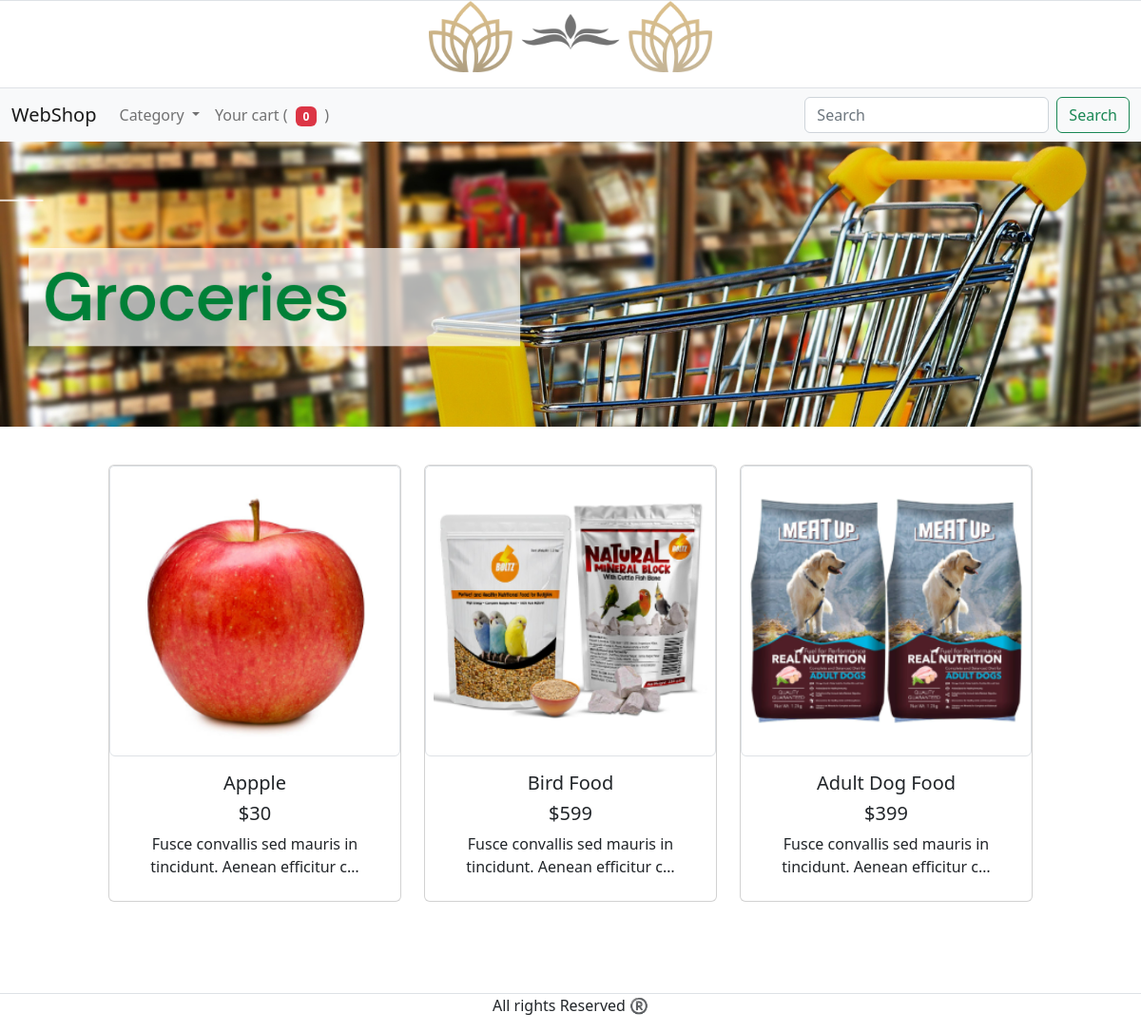
The app's page /primary/2/, older data.
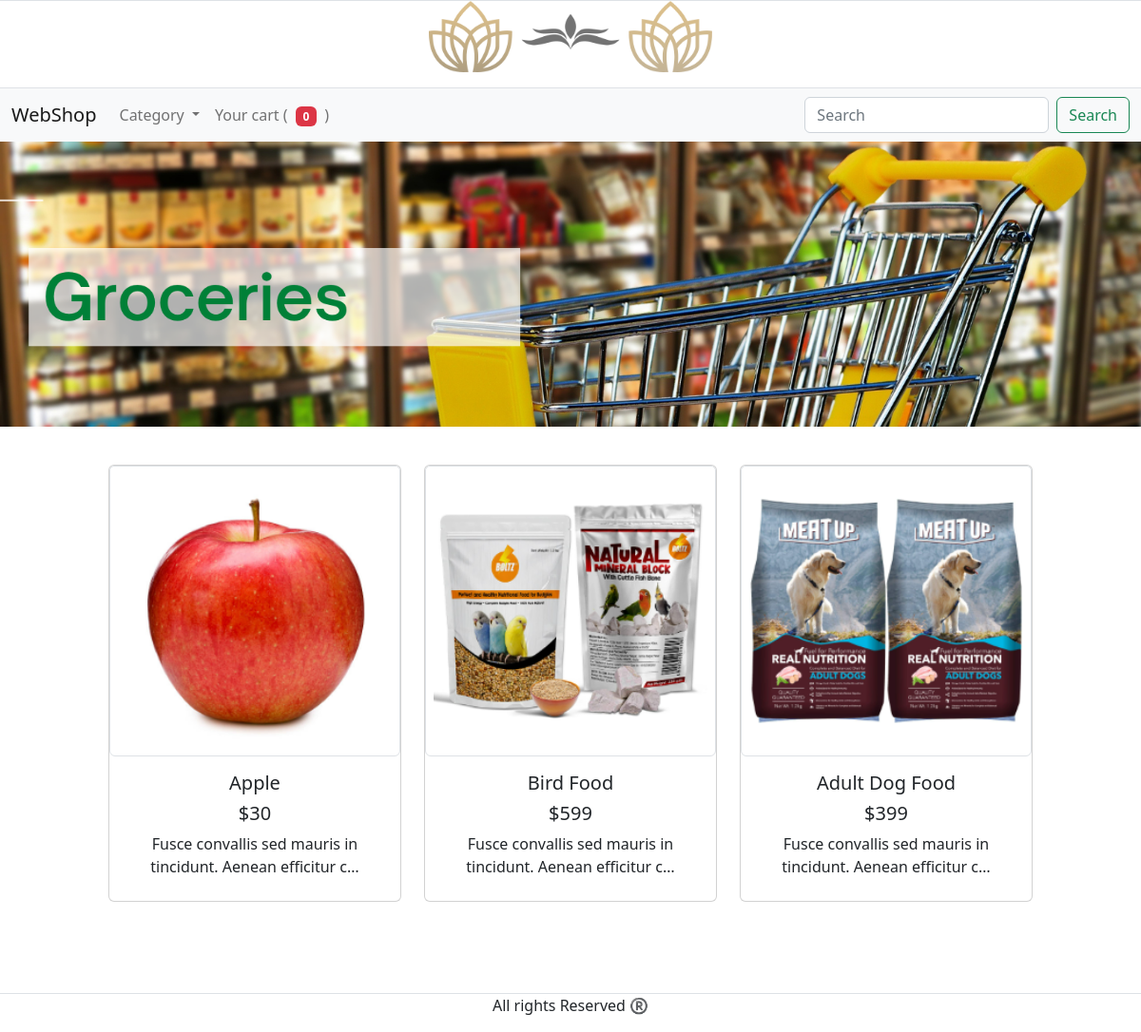
The same page, newer data.
### detailpage/models.py (models this page shows, shortened)
class ProductModel(models.Model):
    name = models.CharField(max_length=100)
    slug = models.SlugField(default='', null=False, db_index=True)
    mrp = models.IntegerField(null=False)
    selling_price = models.IntegerField(null=False)
    details = models.TextField(null=False)
    availability = models.BooleanField()
    total_stock = models.IntegerField(null=False)
    primary_category = models.ForeignKey(PrimaryCategoryModel, on_delete=models.CASCADE, null=True)
    secondary_category = models.ForeignKey(SecondaryCategoryModel, on_delete=models.CASCADE, null=True)
    thumbnail = models.ImageField( upload_to='thumbnails', height_field=None, width_field=None, max_length=None, null=True)
    product_image_1 = models.ImageField( upload_to='product_image', height_field=None, width_field=None, max_length=None, null=True)
    product_image_2 = models.ImageField( upload_to='product_image', height_field=None, width_field=None, max_length=None, null=True)
    product_image_3 = models.ImageField( upload_to='product_image', height_field=None, width_field=None, max_length=None, null=True)
    class Meta:
        verbose_name = "Prduct"
        verbose_name_plural ="Products"

### homepage/views.py (the view)
# urls.py: path('primary/<int:id>/', views.primary, name ='primary'),
def primary(request, id):
    primary_category = PrimaryCategoryModel.objects.get(id=id)
    products_in_category = primary_category.productmodel_set.all()
    value = sum(get_total_products_quantiy(request))
    category = PrimaryCategoryModel.objects.all()
    hpimage = HomepageImage.objects.get(pk=1)
    categoryimage = PrimaryCategoryModel.objects.get(pk=1)
    hpbanner = HomepageImage.objects.get(pk=2)
    context = {
        'products':products_in_category,
        'cart_item_count':value,
        'hpimage':hpimage,
        'hpbanner':hpbanner,
        'categories':category,
        'current_category':primary_category,
    }
    if len(products_in_category) == 0:
        return render(request, 'homepage/snippets/homepage_search_no_result.html', context)
    else:
        return render(request, 'homepage/snippets/homepage_search.html', context)

### homepage/views.py (called while the page is built, shortened)
def get_products_in_cart(request):
    keys = request.session.keys()
    products =[]
    return products

def get_total_products_quantiy(request):
    id = get_products_in_cart(request)
    products_quantity =[]
    for product in id:
        try:
            quantiy_per_product = request.session[f'product_{product.slug}_quantity']
            products_quantity.append(quantiy_per_product)
        except:
            pass
    return products_quantity

### homepage/templates/homepage/snippets/homepage_search.html (shortened to what this page needs)
<!doctype html>
<html lang="en">
  <head>
    <link href="https://cdn.jsdelivr.net/npm/bootstrap@5.2.3/dist/css/bootstrap.min.css" rel="stylesheet">
  </head>
  <div class="row border">
    <div class="col-10 mx-auto mb-3">
      <a class="navbar-brand" href="/"><img id ="hpimage" src="{{hpbanner.hpimage.url}}" class="d-block m-auto" alt="..."></a>
    </div>
  </div>
  <nav class="navbar navbar-expand-lg bg-light"cat>
    <div class="container-fluid">
      <a class="navbar-brand" href="/">WebShop</a>
      <div class="collapse navbar-collapse" id="navbarSupportedContent">
        <ul class="navbar-nav me-auto mb-2 mb-lg-0">
          <li class="nav-item dropdown">
            <a class="nav-link dropdown-toggle" href="#" role="button" data-bs-toggle="dropdown" aria-expanded="false">
              Category
            </a>
          </li>
          <li class="nav-item">
            <a href="/cart/" class="nav-link">Your cart ( {% include 'snippets/badge.html'  %} )</a>
          </li>
        </ul>
        <form method = "post" action="{% url 'homepage:sort' %}" class="d-flex" role="search">
          <input name="search" class="form-control me-2" type="search" placeholder="Search" aria-label="Search">
          <button class="btn btn-outline-success" type="submit">Search</button>
        </form>
      </div>
    </div>
  </nav>
<body  hx-headers='{"X-CSRFToken": "{{ csrf_token }}"}'>
  <div id="home">
      {% if current_category %}
      <div class="row">
        <div class="col-12 mx-auto mb-3">
          <a class="navbar-brand" href="/"><img id ="hpimage1" src="{{current_category.category_header.url}}" class="d-block m-auto" alt="..."></a>
        </div>
      </div>
      {% endif %}
    <div class="row mt-2 mb-5">
     {% include 'homepage/snippets/category_cards.html' %}
    <footer class="text-center border-top mt-5">
      <p>All rights Reserved ®️</p>
    </footer>
  </body>
</html>

### homepage/templates/homepage/snippets/category_cards.html (shortened to what this page needs)
<div class="col-10 mx-auto mb-5">
  <div class="container text-center">
    <div class="row row-cols-3">
        {% for product in products %}
          <div class="col mt-3">
            <div class="card h-100 text-decoration-none link-dark"><a class="text-decoration-none link-dark" href="{% url 'detailpage:detailpage' product.slug %}">
              <img src="{{product.thumbnail.url}}" class="card-img-top p-2 img-thumbnail" alt="...">
              <div class="card-body">
                <h5 class="card-title">
                  {{product.name}}
                </h5>
                <h5 class="card-title">
                  ${{product.selling_price}}
                </h5>
                <p class="card-text mb-2">
                  {{product.details | truncatechars:60}}
                </p></a>
              </div>
            </div>
          </div>
        {% endfor %}
    </div>
  </div>

Row changes from the older to the newer data that the page shows:
changed ProductModel: name "Appple" → "Apple"
